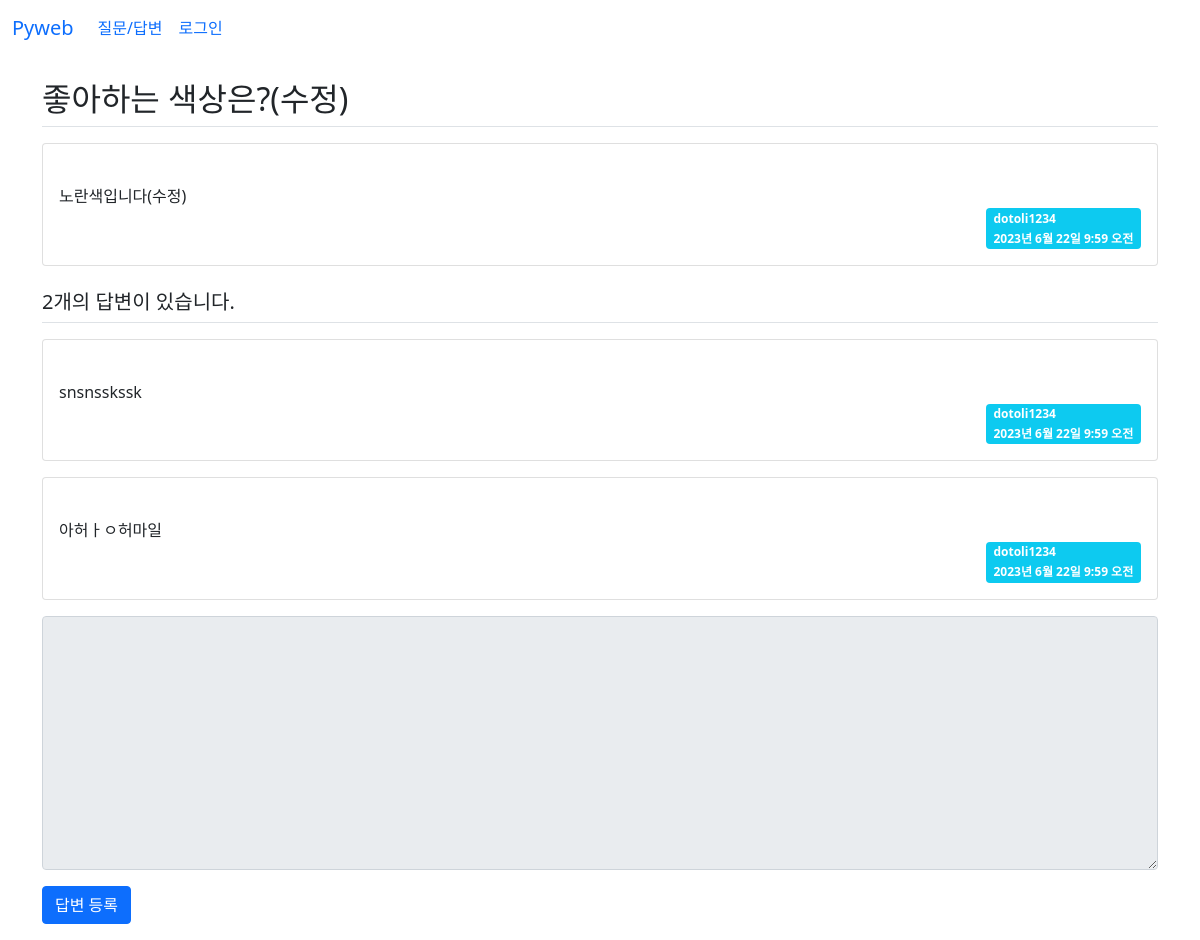
/board/12/, run on the app's committed database.
### board/models.py (models this page shows, shortened)
class Question(models.Model):
    author = models.ForeignKey(User,on_delete=models.CASCADE)
    subject = models.CharField(max_length=200)  #제목
    content = models.TextField()                #질문 내용
    create_date = models.DateTimeField()        #등록일
    modify_date = models.DateTimeField(null=True, blank=True) # Null을 허용한다.

class Answer(models.Model):
    author = models.ForeignKey(User, on_delete=models.CASCADE) #글쓴이 추가
    content = models.TextField()  #답변 내용
    create_date = models.DateTimeField()  #등록일
    modify_date = models.DateTimeField(null=True, blank=True)  # Null을 허용한다.
    question = models.ForeignKey(Question,
                on_delete=models.CASCADE) #외래키

### board/views.py (the view)
# urls.py: path('<int:question_id>/', views.detail, name='detail'),
def detail(request, question_id):
    question = get_object_or_404(Question, pk=question_id)
    context = {'question': question}
    return render(request, 'board/detail.html', context)

### templates/board/detail.html (shortened to what this page needs)
{% extends 'base.html' %}
{% block content %}
<div class="container my-3">
    <section id="detail">
    <h2 class="border-bottom py-2">{{ question.subject }}</h2>
    <div class="card my-3">
        <div class="card-body">
            <div class="card-text" style="white-space: pre-line">
                {{ question.content }}
            </div>
            <div class="d-flex justify-content-end">
                <div class="badge bg-info text-start">
                    <div class="mb-2">{{ question.author }}</div>
                    <div>{{ question.create_date }}</div>
                </div>
            </div>
        </div>
    </div>
    <h5 class="border-bottom my-3 py-2">
        {{ question.answer_set.count }}개의 답변이 있습니다.
    </h5>
    {% for answer in question.answer_set.all %}
      <div class="card my-3">
        <div class="card-body">
            <div class="card-text" style="white-space: pre-line">
                {{ answer.content }}
            </div>
            <div class="d-flex justify-content-end">
                <div class="badge bg-info text-start">
                    <div class="mb-2">{{ answer.author }}</div>
                    <div>{{ answer.create_date }}</div>
                </div>
            </div>
        </div>
    </div>
    {% endfor %}
    <form action="{% url 'board:answer_create' question.id %}"
                    method="post" >
        <div class="form-group">
            <textarea name="content" rows="10"
                      cols="50" class="form-control mb-3"
              {% if not user.is_authenticated %}disabled{% endif %}></textarea>
        </div>
        <button type="submit" class="btn btn-primary">답변 등록</button>
    </form>
    </section>
</div>
{% endblock %}

### data on the page
Question: subject "좋아하는 색상은?(수정)", content "노란색입니다(수정)", author "dotoli1234", create_date "2023년 6월 22일 9:59 오전", answer_set.count "2"
Answer: content "snsnsskssk", author "dotoli1234", create_date "2023년 6월 22일 9:59 오전"
Answer: content "아허ㅏㅇ허마일", author "dotoli1234", create_date "2023년 6월 22일 9:59 오전"
